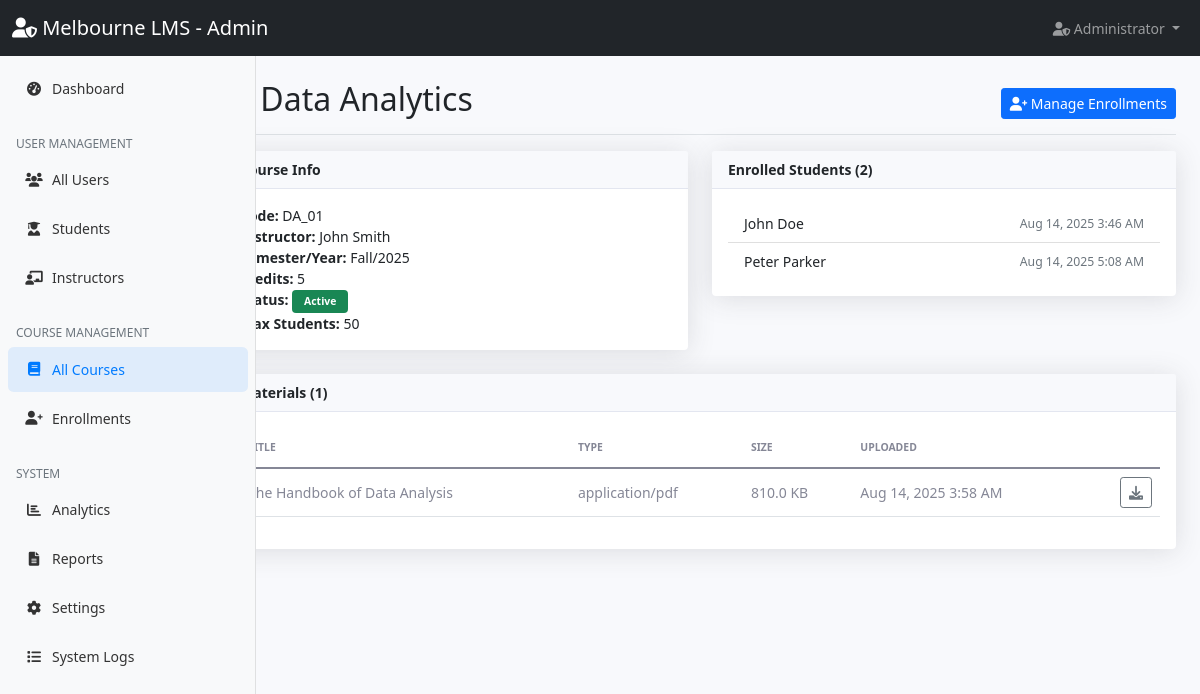
Screenshot of /admin/course_view.php?id=4 (signed in) with the database file from the repository.
### tables this page shows
CREATE TABLE `courses` (
  `id` int(11) NOT NULL,
  `title` varchar(200) NOT NULL,
  `description` text DEFAULT NULL,
  `instructor_id` int(11) NOT NULL,
  `course_code` varchar(20) NOT NULL,
  `credits` int(11) DEFAULT 3,
  `semester` varchar(20) DEFAULT NULL,
  `year` int(11) DEFAULT NULL,
  `max_students` int(11) DEFAULT 50,
  `status` enum('active','inactive') DEFAULT 'active',
  `created_at` timestamp NOT NULL DEFAULT current_timestamp()
);

CREATE TABLE `users` (
  `id` int(11) NOT NULL,
  `username` varchar(50) NOT NULL,
  `email` varchar(100) NOT NULL,
  `password` varchar(255) NOT NULL,
  `first_name` varchar(50) NOT NULL,
  `last_name` varchar(50) NOT NULL,
  `role` enum('student','instructor','admin') NOT NULL,
  `profile_image` varchar(255) DEFAULT NULL,
  `created_at` timestamp NOT NULL DEFAULT current_timestamp(),
  `updated_at` timestamp NOT NULL DEFAULT current_timestamp() ON UPDATE current_timestamp()
);

CREATE TABLE `enrollments` (
  `id` int(11) NOT NULL,
  `student_id` int(11) NOT NULL,
  `course_id` int(11) NOT NULL,
  `enrollment_date` timestamp NOT NULL DEFAULT current_timestamp(),
  `status` enum('enrolled','completed','dropped') DEFAULT 'enrolled',
  `final_grade` decimal(5,2) DEFAULT NULL
);

CREATE TABLE `course_materials` (
  `id` int(11) NOT NULL,
  `course_id` int(11) NOT NULL,
  `title` varchar(200) NOT NULL,
  `description` text DEFAULT NULL,
  `file_path` varchar(500) DEFAULT NULL,
  `file_type` varchar(50) DEFAULT NULL,
  `file_size` int(11) DEFAULT NULL,
  `uploaded_by` int(11) NOT NULL,
  `upload_date` timestamp NOT NULL DEFAULT current_timestamp()
);

### config/database.php (called while the page is built, shortened)
<?php
function formatDate($date)
{
    return date('M j, Y g:i A', strtotime($date));
}

### admin/course_view.php (the view, shortened to what this page needs)
<?php
require_once '../config/database.php';
$database = new Database();
$db = $database->getConnection();
$courseId = isset($_GET['id']) ? (int)$_GET['id'] : 0;
$courseStmt = $db->prepare('SELECT c.*, u.first_name, u.last_name FROM courses c LEFT JOIN users u ON c.instructor_id = u.id WHERE c.id = ?');
$courseStmt->execute([$courseId]);
$course = $courseStmt->fetch(PDO::FETCH_ASSOC);
$matStmt = $db->prepare('SELECT id,title,description,file_path,file_type,file_size,upload_date FROM course_materials WHERE course_id = ? ORDER BY upload_date DESC');
$matStmt->execute([$courseId]);
$materials = $matStmt->fetchAll(PDO::FETCH_ASSOC);
$enStmt = $db->prepare('SELECT u.id, u.first_name,u.last_name,e.enrollment_date FROM enrollments e JOIN users u ON e.student_id = u.id WHERE e.course_id = ?');
$enStmt->execute([$courseId]);
$students = $enStmt->fetchAll(PDO::FETCH_ASSOC);
?>
<!DOCTYPE html>
<html lang="en">
<head>
    <link href="https://cdn.jsdelivr.net/npm/bootstrap@5.1.3/dist/css/bootstrap.min.css" rel="stylesheet">
    <link href="https://cdnjs.cloudflare.com/ajax/libs/font-awesome/6.0.0/css/all.min.css" rel="stylesheet">
    <link href="../assets/css/dashboard.css" rel="stylesheet">
</head>
<body>
    <?php include '../includes/admin_navbar.php'; ?>
    <div class="container-fluid">
        <div class="row">
            <?php include '../includes/admin_sidebar.php'; ?>
            <main class="col-md-9 ms-sm-auto col-lg-10 px-md-4">
                <div class="d-flex justify-content-between flex-wrap flex-md-nowrap align-items-center pt-3 pb-2 mb-3 border-bottom">
                    <h1 class="h2"><i class="fas fa-book"></i> <?php echo htmlspecialchars($course['title']); ?></h1>
                    <a href="enrollments.php?course_id=<?php echo $courseId; ?>" class="btn btn-sm btn-primary"><i class="fas fa-user-plus"></i> Manage Enrollments</a>
                </div>
                <div class="row g-4">
                    <div class="col-lg-6">
                        <div class="card shadow">
                            <div class="card-header"><strong>Course Info</strong></div>
                            <div class="card-body">
                                <ul class="list-unstyled mb-0">
                                    <li><strong>Code:</strong> <?php echo htmlspecialchars($course['course_code']); ?></li>
                                    <li><strong>Instructor:</strong> <?php echo htmlspecialchars($course['first_name'] . ' ' . $course['last_name']); ?></li>
                                    <li><strong>Semester/Year:</strong> <?php echo htmlspecialchars($course['semester'] . '/' . $course['year']); ?></li>
                                    <li><strong>Credits:</strong> <?php echo (int)$course['credits']; ?></li>
                                    <li><strong>Status:</strong> <span class="badge bg-<?php echo $course['status'] === 'archived' ? 'secondary' : ($course['status'] === 'inactive' ? 'warning text-dark' : 'success'); ?> text-capitalize"><?php echo $course['status']; ?></span></li>
                                    <li><strong>Max Students:</strong> <?php echo (int)$course['max_students']; ?></li>
                                </ul>
                            </div>
                        </div>
                    </div>
                    <div class="col-lg-6">
                        <div class="card shadow">
                            <div class="card-header"><strong>Enrolled Students (<?php echo count($students); ?>)</strong></div>
                            <div class="card-body" style="max-height:300px;overflow:auto;">
                                <?php if (empty($students)): ?><p class="text-muted">No students enrolled.</p><?php else: ?><ul class="list-group list-group-flush">
                                        <?php foreach ($students as $s): ?><li class="list-group-item d-flex justify-content-between align-items-center">
                                                <?php echo htmlspecialchars($s['first_name'] . ' ' . $s['last_name']); ?>
                                                <span class="small text-muted"><?php echo formatDate($s['enrollment_date']); ?></span>
                                            </li><?php endforeach; ?></ul><?php endif; ?></div>
                        </div>
                    </div>
                </div>
                <div class="card shadow mt-4">
                    <div class="card-header"><strong>Materials (<?php echo count($materials); ?>)</strong></div>
                    <div class="card-body">
                        <?php if (empty($materials)): ?><p class="text-muted">No materials uploaded.</p><?php else: ?><div class="table-responsive">
                                <table class="table table-hover align-middle">
                                    <thead>
                                        <tr>
                                            <th>Title</th>
                                            <th>Type</th>
                                            <th>Size</th>
                                            <th>Uploaded</th>
                                            <th></th>
                                        </tr>
                                    </thead>
                                    <tbody><?php foreach ($materials as $m): ?><tr>
                                                <td><?php echo htmlspecialchars($m['title']); ?></td>
                                                <td><?php echo htmlspecialchars($m['file_type']); ?></td>
                                                <td><?php echo number_format($m['file_size'] / 1024, 1); ?> KB</td>
                                                <td><?php echo formatDate($m['upload_date']); ?></td>
                                                <td class="text-end"><a href="../<?php echo $m['file_path']; ?>" target="_blank" class="btn btn-sm btn-outline-secondary"><i class="fas fa-download"></i></a></td>
                                            </tr><?php endforeach; ?></tbody>
                                </table>
                            </div><?php endif; ?></div>
                </div>
            </main>
        </div>
    </div>
</body>
</html>

### assets/css/dashboard.css (style rules this page uses)
body { font-size: .875rem; background-color: #f8f9fc; }
main { padding-top: 0.5rem; }
.card { box-shadow: 0 0.15rem 1.75rem 0 rgba(58, 59, 69, 0.15) !important; border: none; }
.card-header { background-color: #f8f9fc; border-bottom: 1px solid #e3e6f0; }
.btn { border-radius: 0.35rem; font-weight: 400; }
.btn-sm { padding: 0.25rem 0.5rem; font-size: 0.875rem; border-radius: 0.2rem; }
.table { color: #858796; }
.table th { border-top: none; font-weight: 600; text-transform: uppercase; font-size: 0.65rem; padding-top: 0.75rem; padding-bottom: 0.75rem; }
.badge { font-weight: 600; font-size: 0.65rem; padding: 0.375rem 0.75rem; }
@media (min-width: 769px) { main { margin-left: 16rem; } }
.shadow { box-shadow: 0 0.15rem 1.75rem 0 rgba(58, 59, 69, 0.15) !important; }

### rows the page displays
courses: title "Data Analytics", course_code "DA_01", instructor.last_name "John Smith", semester+year "Fall/2025", credits "5", status "Active", max_students "50"
enrollments: student.last_name "John Doe", enrollment_date "Aug 14, 2025 3:46 AM"
enrollments: student.last_name "Peter Parker", enrollment_date "Aug 14, 2025 5:08 AM"
course_materials: title "The Handbook of Data Analysis", file_type "application/pdf", $m['file_size']/1024 "810.0", upload_date "Aug 14, 2025 3:58 AM"

### other values shown
count($students) "2"
count($materials) "1"
